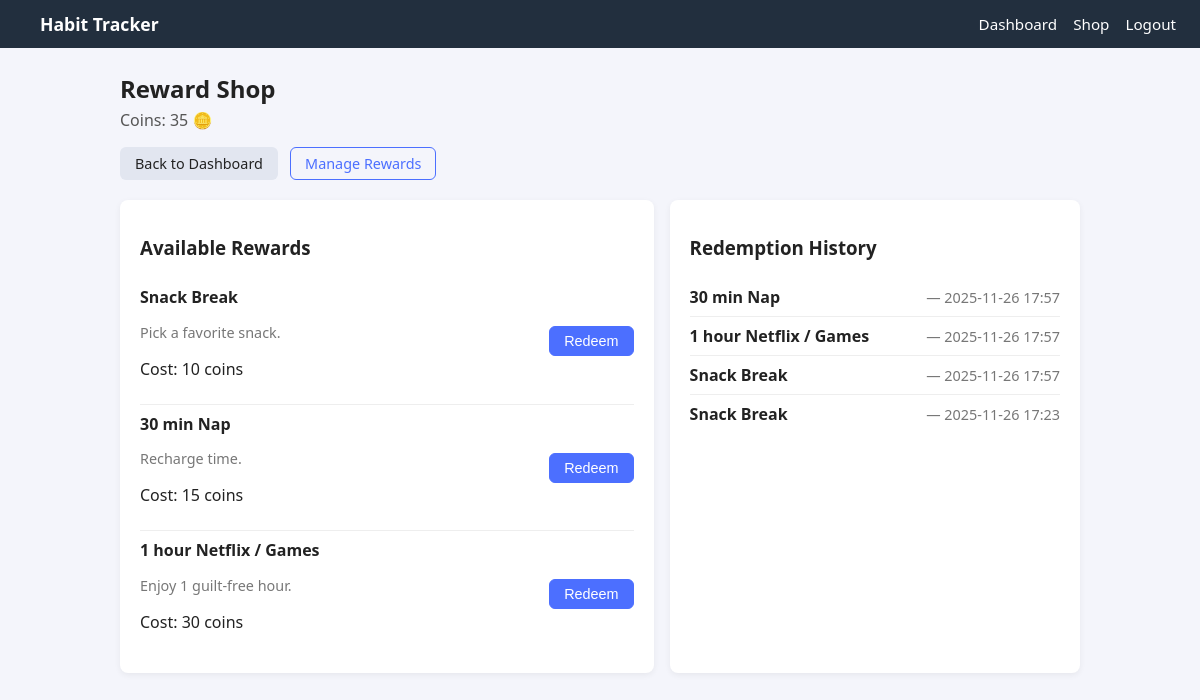
/shop (signed in), run on the app's committed database.
### app/models.py (models this page shows)
class User(db.Model, UserMixin):
    id = db.Column(db.Integer, primary_key=True)
    username = db.Column(db.String(120), unique=True, nullable=False)
    password = db.Column(db.String(200), nullable=False)
    currency = db.Column(db.Integer, default=0)
    xp = db.Column(db.Integer, default=0)
    habits = db.relationship("Habit", backref="user", lazy=True)

class Reward(db.Model):
    id = db.Column(db.Integer, primary_key=True)
    name = db.Column(db.String(120), nullable=False)
    cost = db.Column(db.Integer, nullable=False)
    description = db.Column(db.String(250), default="")

class Redemption(db.Model):
    id = db.Column(db.Integer, primary_key=True)
    user_id = db.Column(db.Integer, db.ForeignKey("user.id"), nullable=False)
    reward_id = db.Column(db.Integer, db.ForeignKey("reward.id"), nullable=False)
    redeemed_at = db.Column(db.DateTime, default=datetime.utcnow)
    reward = db.relationship("Reward")  # lets us access redemption.reward.name

### app/shop.py (the view)
@shop.route("/shop")
@login_required
def shop_home():
    rewards = Reward.query.order_by(Reward.cost.asc()).all()
    history = Redemption.query.filter_by(user_id=current_user.id)\
                              .order_by(Redemption.redeemed_at.desc())\
                              .all()
    return render_template(
        "shop.html",
        rewards=rewards,
        history=history,
        user=current_user
    )

### app/__init__.py (called while the page is built)
def create_app():
    app = Flask(__name__, instance_relative_config=True)
    app.config.from_mapping(
        SECRET_KEY="devkey",  # change in production
        SQLALCHEMY_DATABASE_URI="sqlite:///app.db",
        SQLALCHEMY_TRACK_MODIFICATIONS=False
    )
    db.init_app(app)
    login_manager.init_app(app)
    login_manager.login_view = "auth.login"
    from .models import User
    @login_manager.user_loader
    def load_user(user_id):
        return User.query.get(int(user_id))
    from .routes import main
    from .auth import auth
    from .shop import shop
    app.register_blueprint(main)
    app.register_blueprint(auth)
    app.register_blueprint(shop)
    try:
        os.makedirs(app.instance_path)
    except OSError:
        pass
    return app

### app/templates/shop.html
{% extends "base.html" %}
{% block content %}
<div class="page-header">
  <h2>Reward Shop</h2>
  <p>Coins: {{ user.currency }} 🪙</p>
</div>
<div class="page-actions">
  <a class="btn" href="{{ url_for('main.dashboard') }}">Back to Dashboard</a>
  <a class="btn btn-outline" href="{{ url_for('shop.manage_rewards') }}">Manage Rewards</a>
</div>
<div class="layout-grid">
  <div class="card">
    <h3>Available Rewards</h3>
    {% if rewards|length == 0 %}
      <p>No rewards available.</p>
    {% else %}
      <ul class="list-vertical">
        {% for r in rewards %}
          <li class="list-item">
            <div>
              <strong>{{ r.name }}</strong>
              <p class="muted">{{ r.description }}</p>
              <p>Cost: {{ r.cost }} coins</p>
            </div>
            <div>
              {% if user.currency >= r.cost %}
                <form method="POST" action="{{ url_for('shop.redeem_reward', reward_id=r.id) }}">
                  <button type="submit" class="btn btn-primary">Redeem</button>
                </form>
              {% else %}
                <button class="btn btn-disabled" disabled>Not enough coins</button>
              {% endif %}
            </div>
          </li>
        {% endfor %}
      </ul>
    {% endif %}
  </div>
  <div class="card">
    <h3>Redemption History</h3>
    {% if history|length == 0 %}
      <p>No redemptions yet.</p>
    {% else %}
      <ul class="list-vertical">
        {% for item in history %}
          <li class="list-item">
            <strong>{{ item.reward.name }}</strong>
            <span class="muted">
              — {{ item.redeemed_at.strftime("%Y-%m-%d %H:%M") }}
            </span>
          </li>
        {% endfor %}
      </ul>
    {% endif %}
  </div>
</div>
{% endblock %}

### app/static/css/main.css (style rules this page uses)
body { margin: 0; font-family: system-ui, -apple-system, BlinkMacSystemFont, "Segoe UI", sans-serif; background: #f4f5fb; color: #222; }
.card { background: #fff; border-radius: 8px; padding: 16px 20px; box-shadow: 0 2px 6px rgba(0,0,0,0.06); margin-bottom: 20px; }
.layout-grid { display: grid; grid-template-columns: minmax(0, 1.3fr) minmax(0, 1fr); gap: 16px; }
.page-header h1, .page-header h2 { margin-bottom: 4px; }
.page-header p { margin-top: 0; color: #555; }
.muted { color: #777; font-size: 0.9rem; }
.btn { display: inline-block; padding: 6px 14px; border-radius: 6px; border: 1px solid transparent; font-size: 0.9rem; cursor: pointer; text-decoration: none; background: #e2e6f0; color: #222; }
.btn-primary { background: #4c6fff; border-color: #4c6fff; color: #fff; }
.btn-outline { background: transparent; border-color: #4c6fff; color: #4c6fff; }
.page-actions { margin: 12px 0 20px; }
.page-actions .btn { margin-right: 8px; }
.list-vertical { list-style: none; padding-left: 0; margin: 0; }
.list-item { display: flex; justify-content: space-between; align-items: center; padding: 8px 0; border-bottom: 1px solid #eee; }
.list-item:last-child { border-bottom: none; }

### data on the page
User: currency "35"
Reward: name "Snack Break", description "Pick a favorite snack.", cost "10"
Reward: name "30 min Nap", description "Recharge time.", cost "15"
Reward: name "1 hour Netflix / Games", description "Enjoy 1 guilt-free hour.", cost "30"
Redemption: reward.name "30 min Nap", redeemed_at "2025-11-26 17:57"
Redemption: reward.name "1 hour Netflix / Games", redeemed_at "2025-11-26 17:57"
Redemption: reward.name "Snack Break", redeemed_at "2025-11-26 17:57"
Redemption: reward.name "Snack Break", redeemed_at "2025-11-26 17:23"
